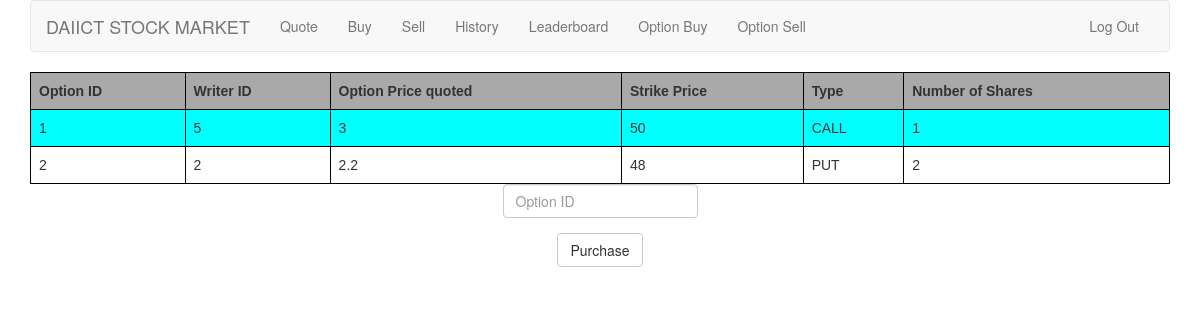
The page /options/ (signed in) on the database as committed earlier.
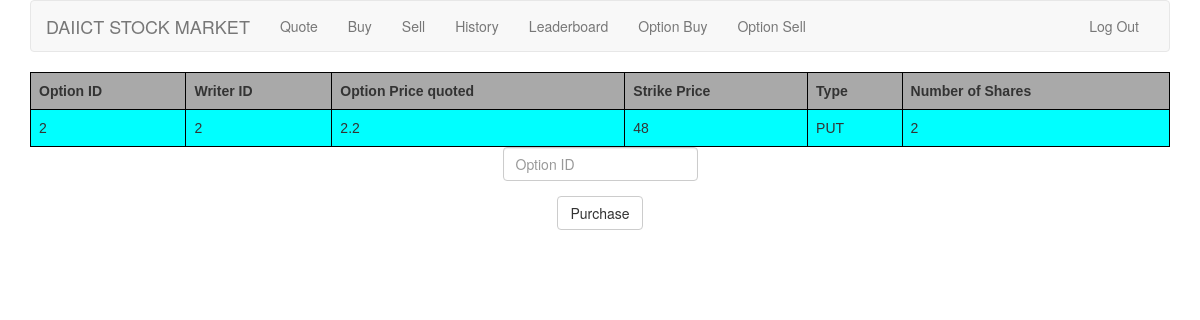
The same page on the database as committed later.
### tables this page shows
CREATE TABLE "option_post" (
	"option_id" INTEGER PRIMARY KEY,
	"writer_id" INTEGER NOT NULL,
	"strike_price" INTEGER NOT NULL,
	"option_price" INTEGER NOT NULL,
	"option_type" STRING NOT NULL,
	"num_of_shares" INTEGER NOT NULL,
	"transaction_date" INTEGER NOT NULL,
	 FOREIGN KEY(writer_id) REFERENCES users(id)
);

### application.py (the view, shortened to what this page needs)
@app.route("/options/", methods=["GET", "POST"])
@login_required
def options():
    current_user = session["user_id"]
    current_cash = c.execute("SELECT cash FROM users WHERE id = :CURRENT_USER", [current_user]).fetchall()[0][0]
    if request.method == "GET":
        transactions = c.execute("SELECT * FROM option_post").fetchall()
        return render_template("options.html", transactions=transactions)

### helpers.py (called while the page is built)
def login_required(f):
    @wraps(f)
    def decorated_function(*args, **kwargs):
        if session.get("user_id") is None:
            return redirect(url_for("login", next=request.url))
        return f(*args, **kwargs)
    return decorated_function

### templates/options.html (shortened to what this page needs)
{% extends "layout.html" %}
{% block main %}
    <table>
        <tr>
            <th>Option ID</th>
            <th>Writer ID</th>
            <th>Option Price quoted</th>
            <th>Strike Price</th>
            <th>Type</th>
            <th>Number of Shares</th>
        </tr>
        {% for option_transaction in transactions %}
            <tr>
                <td>{{ option_transaction[0] }}</td>
                <td>{{ option_transaction[1] }}</td>
                <td>{{ option_transaction[3] }}</td>
                <td>{{ option_transaction[2] }}</td>
                <td>{{ option_transaction[4] }}</td>
                <td>{{ option_transaction[5] }}</td>
            </tr>
        {% endfor %}
    </table>
    <form action="{{ url_for('options') }}" method="post">
        <fieldset>
            <div class="form-group">
                <input autocomplete="off" autofocus class="form-control" name="option-ID" placeholder="Option ID"
                       type="text"/>
            </div>
            <div class="form-group">
                <button class="btn btn-default" type="submit">Purchase</button>
            </div>
        </fieldset>
    </form>
{% endblock %}

### templates/layout.html (shortened to what this page needs)
<!DOCTYPE html>
<html lang="en">
<head>
    <link href="https://maxcdn.bootstrapcdn.com/bootstrap/3.3.7/css/bootstrap.min.css" rel="stylesheet"/>
    <link href="{{ url_for('static', filename='styles.css') }}" rel="stylesheet"/>
</head>
<body>
<div class="container">
    <nav class="navbar navbar-default">
        <div class="container-fluid">
            <div class="navbar-header">
                <a class="navbar-brand" href="{{ url_for('index') }}"><span class="red">DAIICT </span><span class="red">STOCK MARKET</span></a>
            </div>
            <div class="collapse navbar-collapse" id="navbar">
                {% if session.user_id %}
                    <ul class="nav navbar-nav">
                        <li><a href="{{ url_for('quote') }}">Quote</a></li>
                        <li><a href="{{ url_for('buy') }}">Buy</a></li>
                        <li><a href="{{ url_for('sell') }}">Sell</a></li>
                        <li><a href="{{ url_for('history') }}">History</a></li>
                        <li><a href="{{ url_for('leaderboard') }}">Leaderboard</a></li>
                        <li><a href="{{ url_for('options') }}">Option Buy</a></li>
                        <li><a href="{{ url_for('options_sell') }}">Option Sell</a></li>
                    </ul>
                    <ul class="nav navbar-nav navbar-right">
                        <li><a href="{{ url_for('logout') }}">Log Out</a></li>
                    </ul>
                {% else %}
                    <ul class="nav navbar-nav navbar-right">
                        <li><a href="{{ url_for('register') }}">Register</a></li>
                        <li><a href="{{ url_for('logout') }}">Log In</a></li>
                    </ul>
                {% endif %}
            </div>
        </div>
    </nav>
    <main>
        {% block main %}{% endblock %}
    </main>
</div>
</body>
</html>

### static/styles.css (style rules this page uses)
.container { margin-left: auto; margin-right: auto; text-align: center; }
table { font-family: arial, sans-serif; border-collapse: collapse; width: 100%; }
th { background-color: darkgray; }
td, th { border: 1px solid #000; text-align: left; padding: 8px; }
tr:nth-child(even) { background-color: aqua; }
main .form-control { display: inline-block; width: auto; }
main td { text-align: left; }

Rows that differ between the two databases and show on the page:
removed option_post: option_id "1", writer "5", option_price "3", strike_price "50", option_type "CALL", num_of_shares "1"
